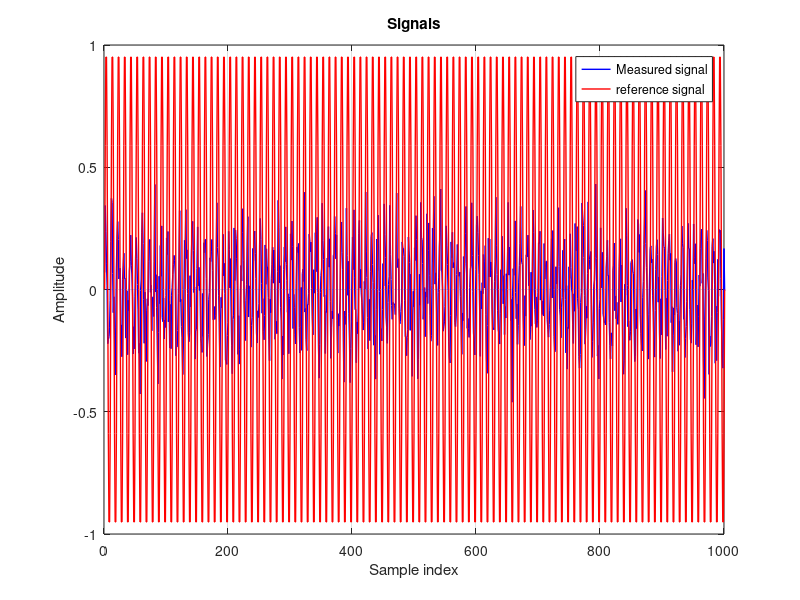

Write MATLAB code to recreate this figure.
%% ------------------------------------------
% This script estimates the phase shift between two signals. It is assumed 
% that both signals consist of a single frequency component. It is possible 
% to either generate synthetic data by setting `synthetic_data = true`,
% or to work with real measurement data obtained from an oscilloscope. 
% In both cases, it is necessary to set the sampling frequency `fs` 
% and the carrier frequency `f0`.
%
% Two methods are implemented. The first method is based on something similar to 
% synchronous detection; the second one uses the Fast Fourier Transform (FFT) 
% to estimate the phase difference.
% -------------------------------------------

clear all;
clc;

synthetic_data = true;

if (synthetic_data == false)
    fs = 100000;         % sampling frequency (Hz)
    f0 = 1000;           % cerrier frequency (Hz)

    with = "with_obj_sine1khz.mat";
    without = "without_obj_sine1khz.mat";

    reference_signal_I = load("without_obj_sine1khz.mat").data_ch1;
    reference_signal_Q = [zeros(25,1)', reference_signal_I(1:(end-25))]; % Shift by 90° 
    
    measured_signal = load("without_obj_sine1khz.mat").data_ch2;
else
    fs = 10000;         % sampling frequency (Hz)
    f0 = 1000;          % cerrier frequency (Hz)
    t = 0:1/fs:1;       % time axis
    
    % Reference signal
    reference_signal_I = sin(2*pi*f0*t);    % In-phase
    
    % Shift reference signal by 90°
    reference_signal_Q = cos(2*pi*f0*t);    % shifted by 90°
    
    % Simulate received signal with phase shift
    phase_shift = pi/4;
    measured_signal = sin(2*pi*f0*t + phase_shift);
    % Amplitude modulation
    ampl = 0.2;
    measured_signal = ampl * measured_signal;
    % Add noise
    measured_signal = measured_signal + 0.1 * randn(size(t));
end

N = length(reference_signal_I); % I assume that both signals have the same length

%% First method - something like synchronous detection

% Multiply the measured signal by the reference signals 
I_samples  = measured_signal .* reference_signal_I;
Q_samples  = measured_signal .* reference_signal_Q;

% Sum (Integrate)
I_val = sum(I_samples);
Q_val = sum(Q_samples);

% Calculate the phase
phase_estimated = atan2(Q_val, I_val);

% Display the result
% fprintf('True phase shift:     %f rad\n', phase_shift);
fprintf('Method1, Etimated phase shift:   %f deg\n', rad2deg(phase_estimated));
% fprintf('Difference (error):           %f rad\n', phase_estimated - phase_shift);

%% Second method - FFT

reference = fft(reference_signal_I);
measured = fft(measured_signal);

% Index corresponding to carrier frequency f0
f_axis = (0:N-1)*(fs/N);

% Span around carrier frequency f0
span_Hz = 40; % ±20 Hz around f0

% Find indices around carrier frequency f0
freq_indices = find(f_axis >= (f0 - span_Hz/2) & f_axis <= (f0 + span_Hz/2));

% Find index with max amplitude in selected span - measured signal
[~, measured_max_idx] = max(abs(measured(freq_indices)));
measured_idx = freq_indices(measured_max_idx);
phase_measured = angle(measured(measured_idx));

% Find index with max amplitude in selected span - reference signal
[~, reference_max_idx] = max(abs(reference(freq_indices)));
reference_idx = freq_indices(reference_max_idx);
phase_reference = angle(reference(reference_idx));

% [~, f0_index] = min(abs(f_axis - f0))

phase_diff = rad2deg(phase_measured - phase_reference);

fprintf("FFT, Estimated phase shift: %f deg\n", phase_diff);

%% Plot signals
figure(1);
plot(measured_signal, 'b', 'LineWidth', 1); % Measured signal
hold on;
plot(reference_signal_I, 'r', 'LineWidth', 1); % Reference signal
title('Signals');
xlabel('Sample index');
ylabel('Amplitude');
legend('Measured signal', 'reference signal');
xlim([0, 1000]);
grid on;
